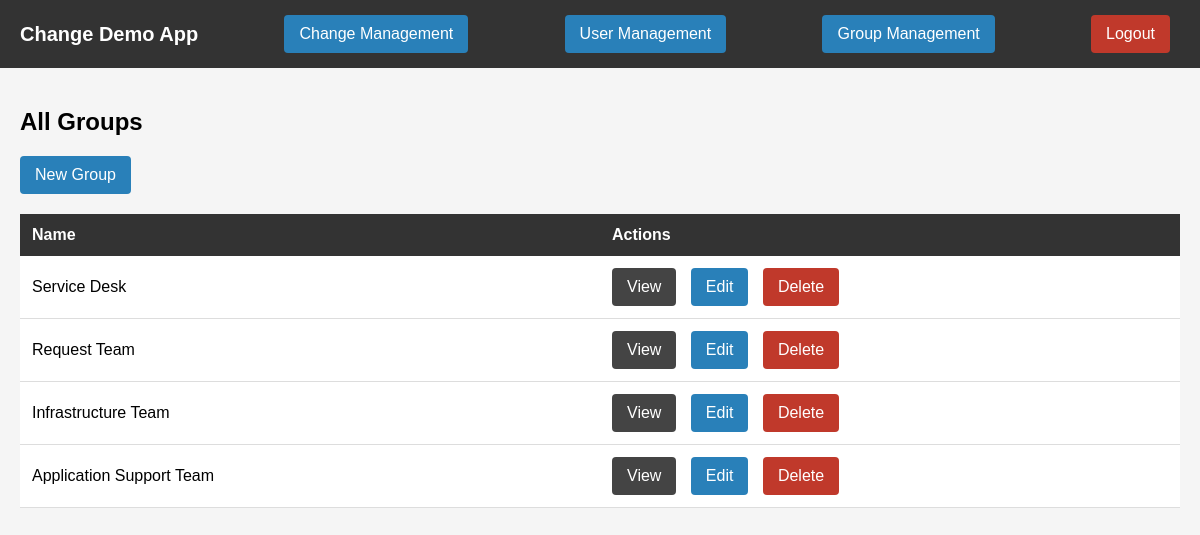
The page /group_list (signed in) on the database its author committed.
### Change_Demo_System/models.py (models this page shows, shortened)
class Group(db.Model):
    id = db.Column(db.Integer, primary_key=True)
    name = db.Column(db.String(100), unique=True, nullable=False)

### Change_Demo_System/routes/group_management.py (the view)
@group_bp.route("/group_list", methods=["GET"])
@login_required
def group_list():
    groups = Group.query.all()
    return render_template("group_management/group_list.html", groups=groups)

### Change_Demo_System/templates/group_management/group_list.html
{% extends "base.html" %}
{% block content %}
<h2>All Groups</h2>
<a class="btn btn-primary" href="{{ url_for('group_management.add_group') }}">New Group</a>
<table class="detail-table">
    <thead>
        <tr>
            <th>Name</th>
            <th>Actions</th>
        </tr>
    </thead>
    <tbody>
        {% for group in groups %}
        <tr>
            <td>{{ group.name}}</td>
            <td>
                <a class = "btn" href="{{ url_for('group_management.view_group', group_id=group.id) }}">View</a>
                <a class = "btn btn-primary" href="{{ url_for('group_management.edit_group', group_id=group.id) }}">Edit</a>
                <a class = "btn btn-danger" href="{{ url_for('group_management.delete_group', group_id=group.id) }}" onclick="return confirm('Are you sure you want to delete this group?')">Delete</a>
            </td>
        </tr>
        {% endfor %}
    </tbody>
</table>
{% endblock %}

### Change_Demo_System/templates/base.html (style rules this page uses)
body { margin: 0; font-family: Arial, sans-serif; background: #f5f5f5; }
.btn { display: inline-block; padding: 10px 15px; background: #444; color: white; text-decoration: none; border-radius: 4px; margin-right: 10px; }
.btn-danger { background: #c0392b; }
.btn-primary { background: #2980b9; }
.detail-table { width: 100%; border-collapse: collapse; background: white; margin-top: 20px; }
.detail-table th { width: 200px; background: #333; color: white; padding: 12px; text-align: left; }
.detail-table td { padding: 12px; border-bottom: 1px solid #ddd; }

### rows shown on the page
Group: name "Service Desk"
Group: name "Request Team"
Group: name "Infrastructure Team"
Group: name "Application Support Team"
